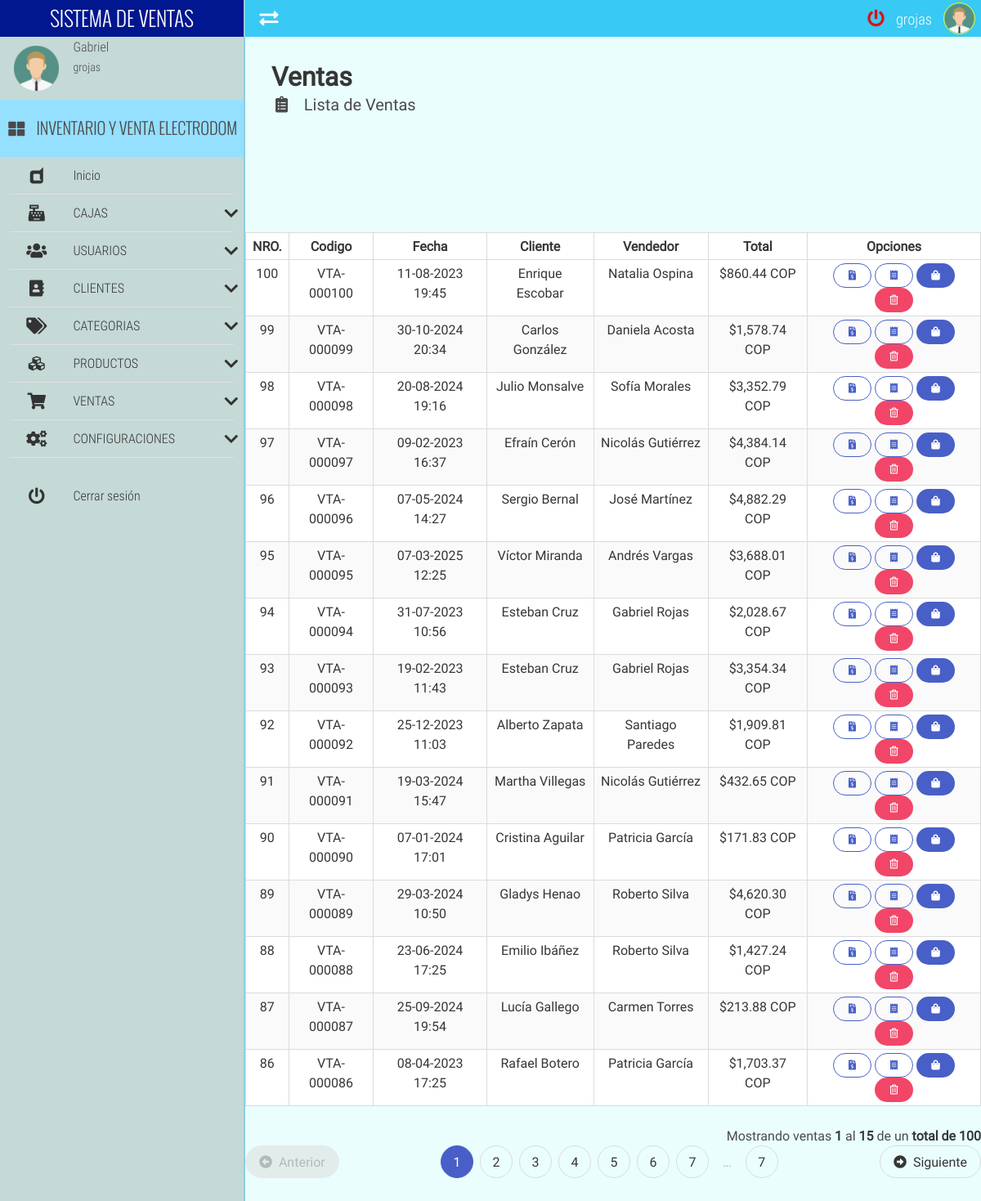
Screenshot of /saleList/ (signed in) with the database file from the repository.
### tables this page shows
CREATE TABLE IF NOT EXISTS `venta` (
  `venta_id` int NOT NULL AUTO_INCREMENT,
  `venta_codigo` varchar(200) NOT NULL,
  `venta_fecha` date NOT NULL,
  `venta_hora` varchar(17) NOT NULL,
  `venta_total` decimal(30,2) NOT NULL,
  `venta_pagado` decimal(30,2) NOT NULL,
  `venta_cambio` decimal(30,2) NOT NULL,
  `usuario_id` int NOT NULL,
  `cliente_id` int NOT NULL,
  `caja_id` int NOT NULL,
  PRIMARY KEY (`venta_id`),
  UNIQUE KEY `venta_codigo` (`venta_codigo`),
  KEY `usuario_id` (`usuario_id`),
  KEY `cliente_id` (`cliente_id`),
  KEY `caja_id` (`caja_id`)
);

CREATE TABLE IF NOT EXISTS `cliente` (
  `cliente_id` int NOT NULL AUTO_INCREMENT,
  `cliente_tipo_documento` varchar(20) NOT NULL,
  `cliente_numero_documento` varchar(35) NOT NULL,
  `cliente_nombre` varchar(50) NOT NULL,
  `cliente_apellido` varchar(50) NOT NULL,
  `cliente_provincia` varchar(30) NOT NULL,
  `cliente_ciudad` varchar(30) NOT NULL,
  `cliente_direccion` varchar(70) NOT NULL,
  `cliente_telefono` varchar(20) NOT NULL,
  `cliente_email` varchar(50) NOT NULL,
  PRIMARY KEY (`cliente_id`)
);

CREATE TABLE IF NOT EXISTS `usuario` (
  `usuario_id` int NOT NULL AUTO_INCREMENT,
  `usuario_nombre` varchar(50) NOT NULL,
  `usuario_apellido` varchar(50) NOT NULL,
  `usuario_email` varchar(50) NOT NULL,
  `usuario_usuario` varchar(30) NOT NULL,
  `usuario_clave` varchar(535) NOT NULL,
  `usuario_foto` varchar(200) NOT NULL,
  `caja_id` int NOT NULL,
  PRIMARY KEY (`usuario_id`),
  KEY `caja_id` (`caja_id`)
);

### app/controllers/saleController.php (the view, shortened to what this page needs)
<?php
	class saleController extends mainModel{
		public function listarVentaControlador($pagina,$registros,$url,$busqueda){
			$pagina=$this->limpiarCadena($pagina);
			$registros=$this->limpiarCadena($registros);
			$url=$this->limpiarCadena($url);
			$url=APP_URL.$url."/";
			$busqueda=$this->limpiarCadena($busqueda);
			$tabla="";
			$pagina = (isset($pagina) && $pagina>0) ? (int) $pagina : 1;
			$inicio = ($pagina>0) ? (($pagina * $registros)-$registros) : 0;
			$campos_tablas="venta.venta_id,venta.venta_codigo,venta.venta_fecha,venta.venta_hora,venta.venta_total,venta.usuario_id,venta.cliente_id,venta.caja_id,usuario.usuario_id,usuario.usuario_nombre,usuario.usuario_apellido,cliente.cliente_id,cliente.cliente_nombre,cliente.cliente_apellido";
			if(isset($busqueda) && $busqueda!=""){
				$consulta_datos="SELECT $campos_tablas FROM venta INNER JOIN cliente ON venta.cliente_id=cliente.cliente_id INNER JOIN usuario ON venta.usuario_id=usuario.usuario_id WHERE (venta.venta_codigo='$busqueda') ORDER BY venta.venta_id DESC LIMIT $inicio,$registros";
				$consulta_total="SELECT COUNT(venta_id) FROM venta WHERE (venta.venta_codigo='$busqueda')";
			}else{
				$consulta_datos="SELECT $campos_tablas FROM venta INNER JOIN cliente ON venta.cliente_id=cliente.cliente_id INNER JOIN usuario ON venta.usuario_id=usuario.usuario_id ORDER BY venta.venta_id DESC LIMIT $inicio,$registros";
				$consulta_total="SELECT COUNT(venta_id) FROM venta";
			}
			$datos = $this->ejecutarConsulta($consulta_datos);
			$datos = $datos->fetchAll();
			$total = $this->ejecutarConsulta($consulta_total);
			$total = (int) $total->fetchColumn();
			$numeroPaginas =ceil($total/$registros);
			$tabla.='
		        <div class="table-container">
		        <table class="table is-bordered is-striped is-narrow is-hoverable is-fullwidth">
		            <thead>
		                <tr>
		                    <th class="has-text-centered">NRO.</th>
		                    <th class="has-text-centered">Codigo</th>
		                    <th class="has-text-centered">Fecha</th>
		                    <th class="has-text-centered">Cliente</th>
		                    <th class="has-text-centered">Vendedor</th>
		                    <th class="has-text-centered">Total</th>
		                    <th class="has-text-centered">Opciones</th>
		                </tr>
		            </thead>
		            <tbody>
		    ';
		    if($total>=1 && $pagina<=$numeroPaginas){
				$contador=$inicio+1;
				$pag_inicio=$inicio+1;
				foreach($datos as $rows){
					$tabla.='
						<tr class="has-text-centered" >
							<td>'.$rows['venta_id'].'</td>
							<td>'.$rows['venta_codigo'].'</td>
							<td>'.date("d-m-Y", strtotime($rows['venta_fecha'])).' '.$rows['venta_hora'].'</td>
							<td>'.$this->limitarCadena($rows['cliente_nombre'].' '.$rows['cliente_apellido'],30,"...").'</td>
							<td>'.$this->limitarCadena($rows['usuario_nombre'].' '.$rows['usuario_apellido'],30,"...").'</td>
							<td>'.MONEDA_SIMBOLO.number_format($rows['venta_total'],MONEDA_DECIMALES,MONEDA_SEPARADOR_DECIMAL,MONEDA_SEPARADOR_MILLAR).' '.MONEDA_NOMBRE.'</td>
			                <td>
			                	<button type="button" class="button is-link is-outlined is-rounded is-small btn-sale-options" onclick="print_invoice(\''.APP_URL.'app/pdf/invoice.php?code='.$rows['venta_codigo'].'\')" title="Imprimir factura Nro. '.$rows['venta_id'].'" >
	                                <i class="fas fa-file-invoice-dollar fa-fw"></i>
	                            </button>
                                <button type="button" class="button is-link is-outlined is-rounded is-small btn-sale-options" onclick="print_ticket(\''.APP_URL.'app/pdf/ticket.php?code='.$rows['venta_codigo'].'\')" title="Imprimir ticket Nro. '.$rows['venta_id'].'" >
                                    <i class="fas fa-receipt fa-fw"></i>
                                </button>
			                    <a href="'.APP_URL.'saleDetail/'.$rows['venta_codigo'].'/" class="button is-link is-rounded is-small" title="Informacion de venta Nro. '.$rows['venta_id'].'" >
			                    	<i class="fas fa-shopping-bag fa-fw"></i>
			                    </a>
			                	<form class="FormularioAjax is-inline-block" action="'.APP_URL.'app/ajax/ventaAjax.php" method="POST" autocomplete="off" >
			                		<input type="hidden" name="modulo_venta" value="eliminar_venta">
			                		<input type="hidden" name="venta_id" value="'.$rows['venta_id'].'">
			                    	<button type="submit" class="button is-danger is-rounded is-small" title="Eliminar venta Nro. '.$rows['venta_id'].'" >
			                    		<i class="far fa-trash-alt fa-fw"></i>
			                    	</button>
			                    </form>
			                </td>
						</tr>
					';
					$contador++;
				}
				$pag_final=$contador-1;
			}
			$tabla.='</tbody></table></div>';
			if($total>0 && $pagina<=$numeroPaginas){
				$tabla.='<p class="has-text-right">Mostrando ventas <strong>'.$pag_inicio.'</strong> al <strong>'.$pag_final.'</strong> de un <strong>total de '.$total.'</strong></p>';
				$tabla.=$this->paginadorTablas($pagina,$numeroPaginas,$url,7);
			}
			return $tabla;
		}
	}

### app/views/css/all.css (style rules this page uses)
.fa-fw { text-align: center; width: 1.25em; }
.fa-file-invoice-dollar:before { content: "\f571"; }
.fa-receipt:before { content: "\f543"; }
.fa-shopping-bag:before { content: "\f290"; }
.fa-trash-alt:before { content: "\f2ed"; }
.far { font-family: 'Font Awesome 5 Free'; font-weight: 400; }

### app/views/css/estilos.css (style rules this page uses)
body,html { height: 100%; width: 100%; margin: 0; padding: 0; font-size: 16px; font-family: "RobotoRegular"; position: relative; background-color: #fff; }

### rows the page displays
venta: venta_id "100", venta_codigo "VTA-000100", venta_fecha "11-08-2023", venta_hora "19:45", cliente.cliente_apellido "Enrique Escobar", usuario.usuario_apellido "Natalia Ospina", venta_total "860.44"
venta: venta_id "99", venta_codigo "VTA-000099", venta_fecha "30-10-2024", venta_hora "20:34", cliente.cliente_apellido "Carlos González", usuario.usuario_apellido "Daniela Acosta", venta_total "1,578.74"
venta: venta_id "98", venta_codigo "VTA-000098", venta_fecha "20-08-2024", venta_hora "19:16", cliente.cliente_apellido "Julio Monsalve", usuario.usuario_apellido "Sofía Morales", venta_total "3,352.79"
venta: venta_id "97", venta_codigo "VTA-000097", venta_fecha "09-02-2023", venta_hora "16:37", cliente.cliente_apellido "Efraín Cerón", usuario.usuario_apellido "Nicolás Gutiérrez", venta_total "4,384.14"
venta: venta_id "96", venta_codigo "VTA-000096", venta_fecha "07-05-2024", venta_hora "14:27", cliente.cliente_apellido "Sergio Bernal", usuario.usuario_apellido "José Martínez", venta_total "4,882.29"
venta: venta_id "95", venta_codigo "VTA-000095", venta_fecha "07-03-2025", venta_hora "12:25", cliente.cliente_apellido "Víctor Miranda", usuario.usuario_apellido "Andrés Vargas", venta_total "3,688.01"
venta: venta_id "94", venta_codigo "VTA-000094", venta_fecha "31-07-2023", venta_hora "10:56", cliente.cliente_apellido "Esteban Cruz", usuario.usuario_apellido "Gabriel Rojas", venta_total "2,028.67"
venta: venta_id "93", venta_codigo "VTA-000093", venta_fecha "19-02-2023", venta_hora "11:43", cliente.cliente_apellido "Esteban Cruz", usuario.usuario_apellido "Gabriel Rojas", venta_total "3,354.34"
venta: venta_id "92", venta_codigo "VTA-000092", venta_fecha "25-12-2023", venta_hora "11:03", cliente.cliente_apellido "Alberto Zapata", usuario.usuario_apellido "Santiago Paredes", venta_total "1,909.81"
venta: venta_id "91", venta_codigo "VTA-000091", venta_fecha "19-03-2024", venta_hora "15:47", cliente.cliente_apellido "Martha Villegas", usuario.usuario_apellido "Nicolás Gutiérrez", venta_total "432.65"
venta: venta_id "90", venta_codigo "VTA-000090", venta_fecha "07-01-2024", venta_hora "17:01", cliente.cliente_apellido "Cristina Aguilar", usuario.usuario_apellido "Patricia García", venta_total "171.83"
venta: venta_id "89", venta_codigo "VTA-000089", venta_fecha "29-03-2024", venta_hora "10:50", cliente.cliente_apellido "Gladys Henao", usuario.usuario_apellido "Roberto Silva", venta_total "4,620.30"
venta: venta_id "88", venta_codigo "VTA-000088", venta_fecha "23-06-2024", venta_hora "17:25", cliente.cliente_apellido "Emilio Ibáñez", usuario.usuario_apellido "Roberto Silva", venta_total "1,427.24"
venta: venta_id "87", venta_codigo "VTA-000087", venta_fecha "25-09-2024", venta_hora "19:54", cliente.cliente_apellido "Lucía Gallego", usuario.usuario_apellido "Carmen Torres", venta_total "213.88"
venta: venta_id "86", venta_codigo "VTA-000086", venta_fecha "08-04-2023", venta_hora "17:25", cliente.cliente_apellido "Rafael Botero", usuario.usuario_apellido "Patricia García", venta_total "1,703.37"

### other values shown
$_SESSION['nombre'] "Gabriel"
$_SESSION['usuario'] "grojas"
APP_NAME "INVENTARIO Y VENTA ELECTRODOM"
$pag_inicio "1"
$pag_final "15"
$total "100"
$numeroPaginas "7"
